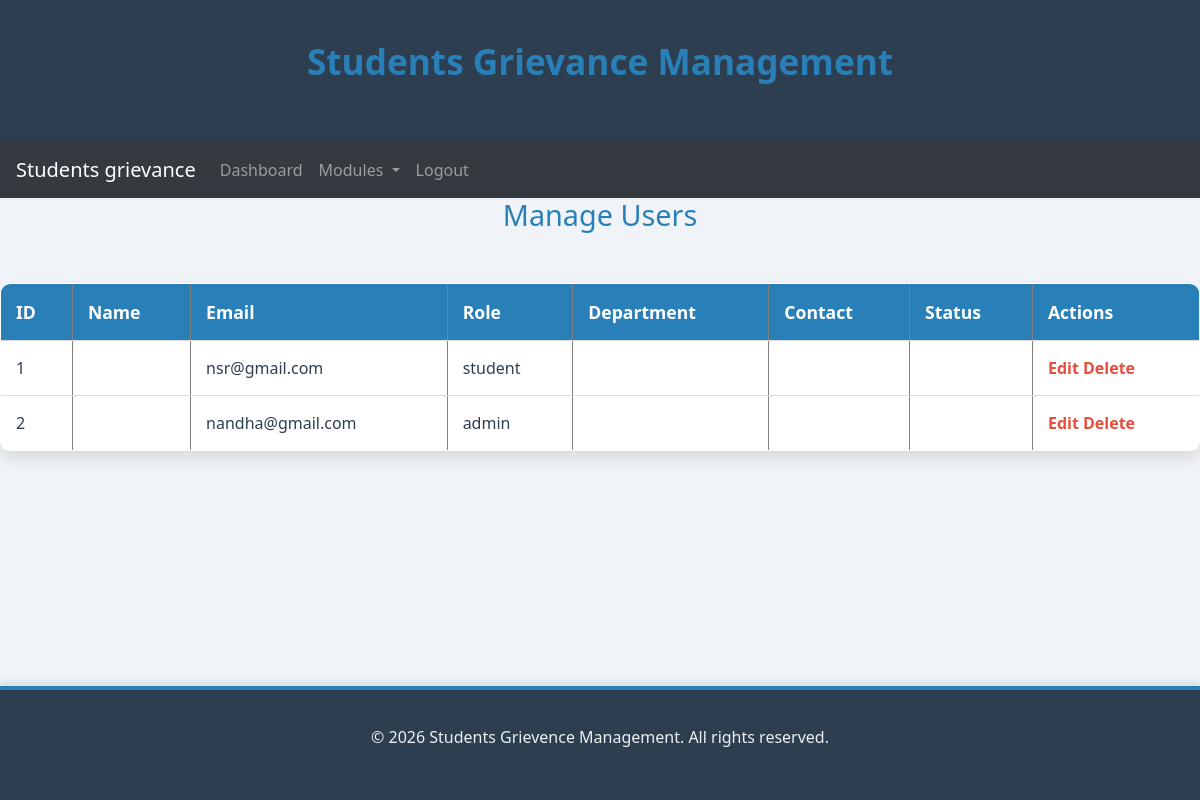
/modules/admin/manage_users.php, run on the app's committed database.
### tables this page shows
CREATE TABLE `users` (
  `id` int(11) NOT NULL,
  `username` varchar(50) NOT NULL,
  `password` varchar(255) NOT NULL,
  `email` varchar(100) NOT NULL,
  `role` enum('student','admin') NOT NULL,
  `created_at` timestamp NOT NULL DEFAULT current_timestamp()
);

### modules/admin/manage_users.php (the view, shortened to what this page needs)
<?php
require_once '../../config/db.php';
include '../../includes/header.php';
include '../admin/sidebar.php';
$users = $pdo->query("SELECT * FROM users")->fetchAll();
?>
<!DOCTYPE html>
<html lang="en">
<head>
    <link rel="stylesheet" href="../../assets/css/style.css">
</head>
<body>
    <h1>Manage Users</h1>
    <table border="1">
        <tr>
            <th>ID</th>
            <th>Name</th>
            <th>Email</th>
            <th>Role</th>
            <th>Department</th>
            <th>Contact</th>
            <th>Status</th>
            <th>Actions</th>
        </tr>
        <?php foreach ($users as $user): ?>
            <tr>
                <td><?php echo $user['id']; ?></td>
                <td><?php echo $user['name']; ?></td>
                <td><?php echo $user['email']; ?></td>
                <td><?php echo $user['role']; ?></td>
                <td><?php echo $user['department']; ?></td>
                <td><?php echo $user['contact']; ?></td>
                <td><?php echo $user['status']; ?></td>
                <td>
                    <a href="edit_user.php?id=<?php echo $user['id']; ?>" class="btn-edit">Edit</a>
                    <a href="delete_user.php?id=<?php echo $user['id']; ?>" class="btn-delete" onclick="return confirm('Are you sure you want to delete this user?');">Delete</a>
                </td>
            </tr>
        <?php endforeach; ?>
    </table>
</body>
<?php
include '../../includes/footer.php';
?>
</html>

### includes/header.php (shortened to what this page needs)
<!DOCTYPE html>
<html lang="en">
<head>
    <link rel="stylesheet" href="/student_grievance_system/assets/css/style.css">
<link rel="stylesheet" href="https://cdnjs.cloudflare.com/ajax/libs/font-awesome/5.15.4/css/all.min.css">
</head>
<body>
    <header>
        <div class="container">
            <h1>Students Grievance Management</h1>
        </div>
    </header>

### modules/admin/sidebar.php (shortened to what this page needs)
<!DOCTYPE html>
<html lang="en">
<head>
    <link rel="stylesheet" href="https://stackpath.bootstrapcdn.com/bootstrap/4.5.2/css/bootstrap.min.css">
    <link rel="stylesheet" href="../../assets/css/style.css">
</head>
<body>
    <nav class="navbar navbar-expand-lg navbar-dark bg-dark">
        <a class="navbar-brand" href="dashboard.php">Students grievance</a>
        <div class="collapse navbar-collapse" id="navbarNav">
            <ul class="navbar-nav">
                <li class="nav-item">
                    <a class="nav-link" href="dashboard.php">Dashboard</a>
                </li>
                <li class="nav-item dropdown">
                    <a class="nav-link dropdown-toggle" href="#" id="navbarDropdownModules" role="button" data-toggle="dropdown" aria-haspopup="true" aria-expanded="false">
                        Modules
                    </a>
                </li>
                <li class="nav-item">
                    <a class="nav-link" href="../../auth/logout.php">Logout</a>
                </li>
            </ul>
        </div>
    </nav>
</body>
</html>

### includes/footer.php
    <footer>
        <div class="container">
            <p>&copy; <?php echo date("Y"); ?> Students Grievence Management. All rights reserved.</p>
        </div>
    </footer>
    </body>
</html>

### assets/css/style.css (style rules this page uses)
* { margin: 0; padding: 0; box-sizing: border-box; }
html, body { height: 100%; font-family: 'Segoe UI', Tahoma, Geneva, Verdana, sans-serif; background-color: #f0f4f8; color: #2c3e50; }
a { text-decoration: none; color: inherit; }
body { display: flex; flex-direction: column; min-height: 100vh; }
.container { width: 100%; max-width: 1200px; margin: 0 auto; padding: 20px; }
header { background-color: #2c3e50; padding: 20px; color: #ecf0f1; box-shadow: 0px 4px 6px rgba(0, 0, 0, 0.1); }
header h1 { font-size: 2.2rem; text-align: center; font-weight: 600; }
h1 { font-size: 1.8rem; margin-bottom: 20px; text-align: center; color: #2980b9; }
table { width: 100%; border-collapse: collapse; margin-top: 30px; background-color: #fff; box-shadow: 0 8px 16px rgba(0, 0, 0, 0.1); border-radius: 10px; overflow: hidden; }
table th, table td { padding: 15px; text-align: left; border-bottom: 1px solid #ddd; }
table th { background-color: #2980b9; color: #fff; font-size: 1.1rem; }
table td a { color: #e74c3c; font-weight: bold; }
footer { background-color: #2c3e50; color: #ecf0f1; text-align: center; padding: 15px 0; margin-top: auto; box-shadow: 0px -4px 6px rgba(0, 0, 0, 0.1); border-top: 4px solid #2980b9; }
footer p { font-size: 1rem; }

### data on the page
users: id "1", email "nsr@gmail.com", role "student"
users: id "2", email "nandha@gmail.com", role "admin"
